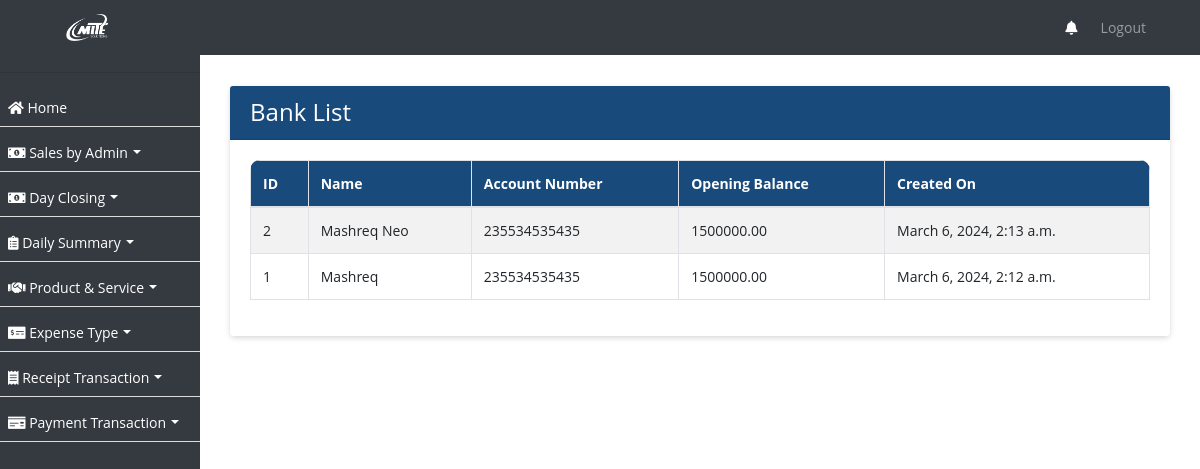
The app's page /banks/, older data.
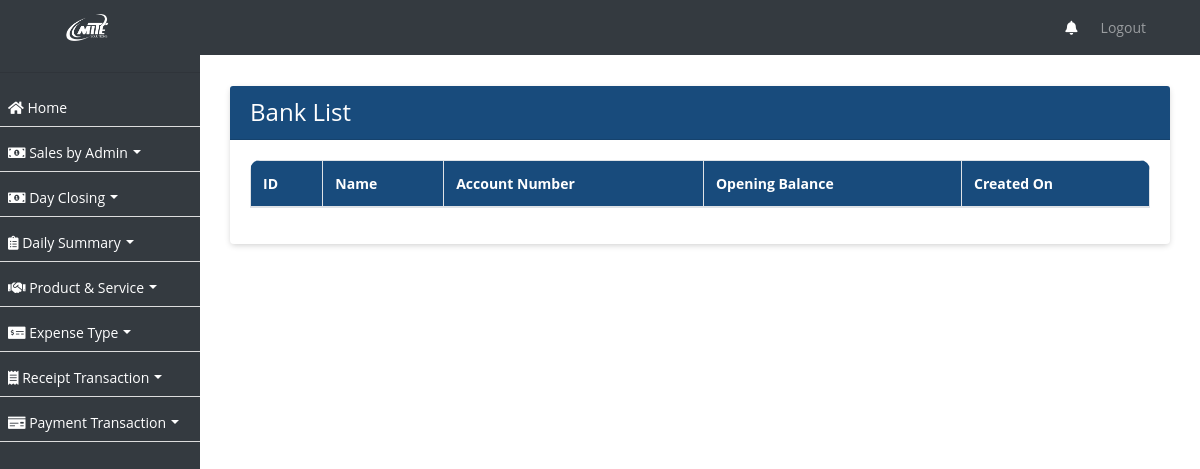
The same page, newer data.
### ezshopapp/models.py (models this page shows, shortened)
class Bank(models.Model):
    name = models.CharField(max_length=255)
    account_number = models.CharField(max_length=50)
    opening_balance = models.DecimalField(max_digits=10, decimal_places=2)
    created_on = models.DateTimeField(auto_now_add=True, null=True)

### ezshopapp/views.py (the view)
# urls.py: path('banks/', BankListView.as_view(), name='bank_list'),
class BankListView(ListView):
    model = Bank
    template_name = 'bank_list.html'
    def get_queryset(self):
        return Bank.objects.order_by('-created_on')

### ezshopapp/templates/bank_list.html (shortened to what this page needs)
{% extends 'base.html' %}
{% block content %}
<div class="container">
  <div class="card">
    <div class="card-header">
      <h4 class="mb-0 text-white">Bank List</h4>
    </div>
    <div class="card-body">
      <div class="table-responsive">
        <table class="table table-bordered table-striped nowrap" id="banklist">
          <thead>
            <tr>
              <th>ID</th>
              <th>Name</th>
              <th>Account Number</th>
              <th>Opening Balance</th>
              <th>Created On</th>
            </tr>
          </thead>
          <tbody>
            {% for bank in object_list %}
            <tr>
              <td>{{ bank.id }}</td>
              <td>{{ bank.name }}</td>
              <td>{{ bank.account_number }}</td>
              <td>{{ bank.opening_balance }}</td>
              <td>{{ bank.created_on }}</td>
            </tr>
            {% endfor %}
          </tbody>
        </table>
      </div>
    </div>
  </div>
</div>
{% endblock %}

Row changes from the older to the newer data that the page shows:
removed Bank: id "2", name "Mashreq Neo", account_number "235534535435", opening_balance "1500000.00", created_on "March 6, 2024, 2:13 a.m."
removed Bank: id "1", name "Mashreq", account_number "235534535435", opening_balance "1500000.00", created_on "March 6, 2024, 2:12 a.m."
